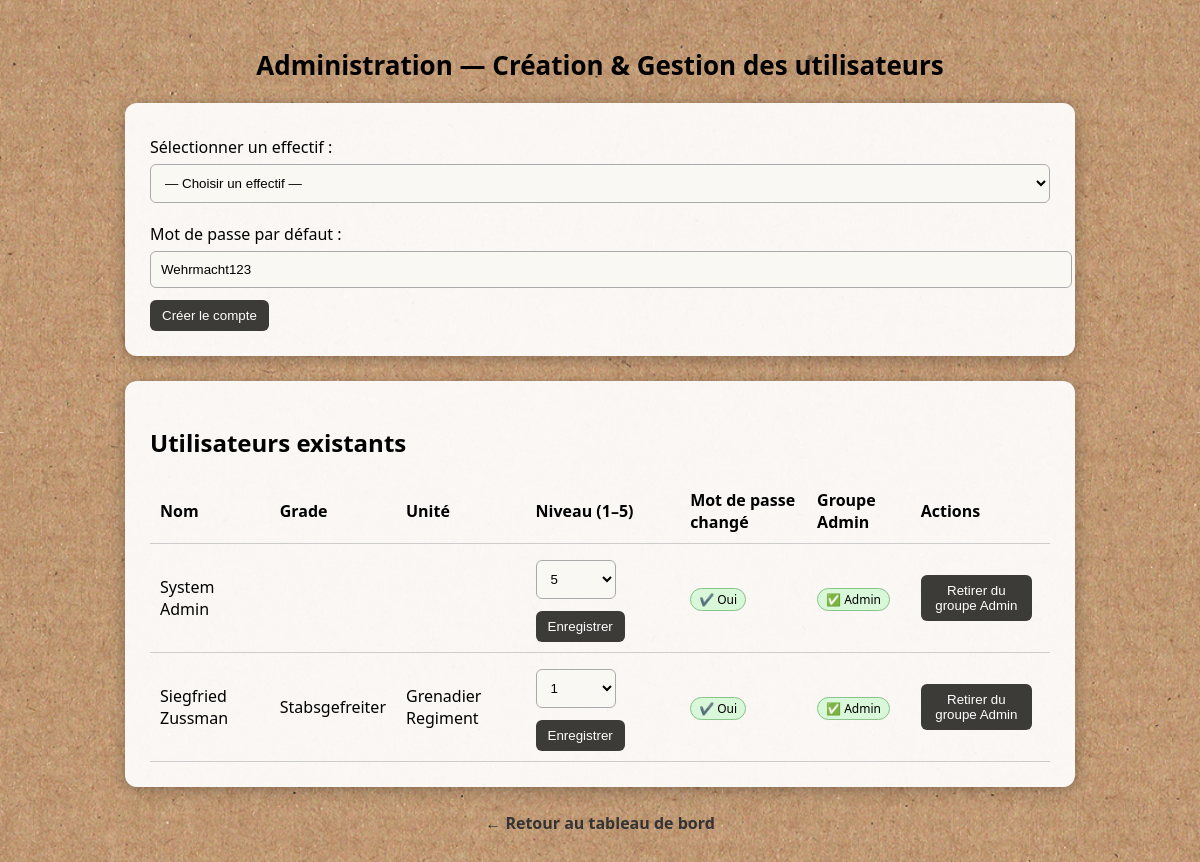
The page /legacy/admin/users.php (signed in) on the database as committed earlier.
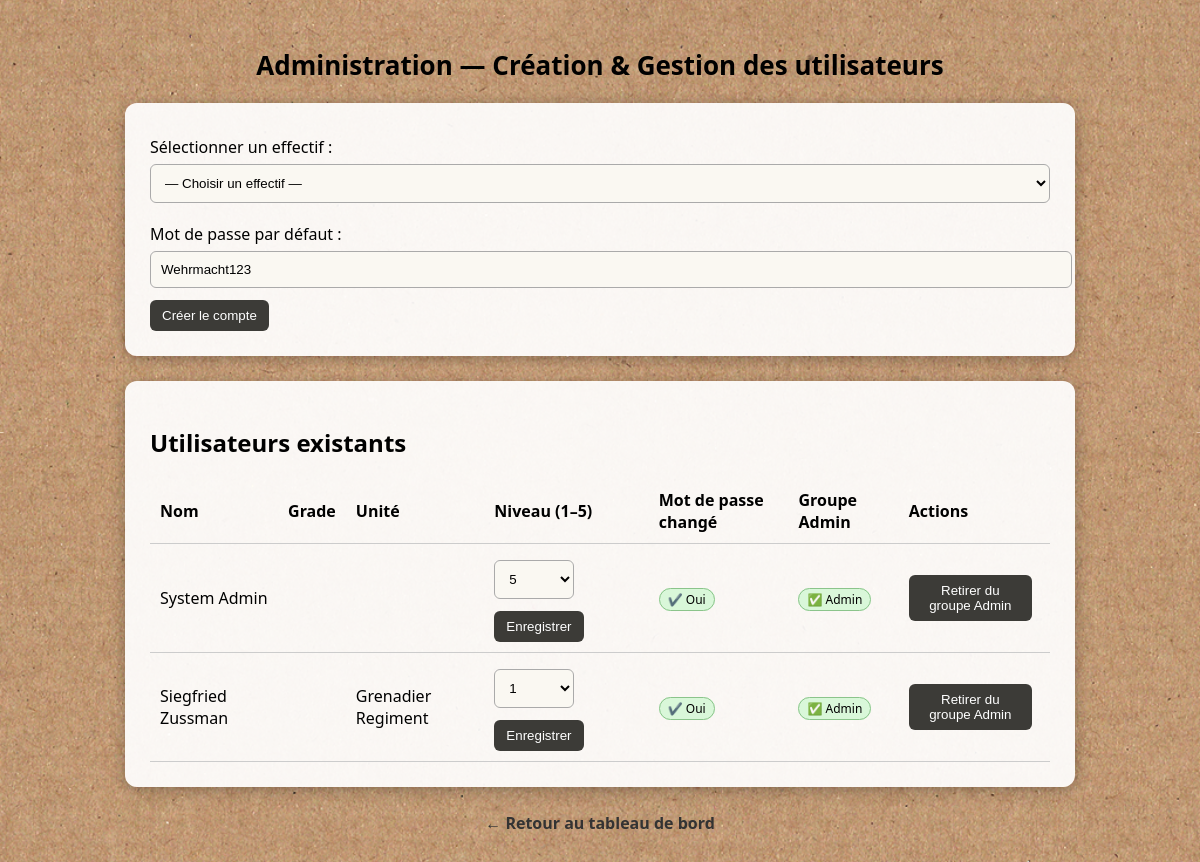
The same page on the database as committed later.
### tables this page shows
CREATE TABLE `users` (
  `id` int NOT NULL AUTO_INCREMENT,
  `nom` varchar(100) NOT NULL,
  `prenom` varchar(100) NOT NULL,
  `username` varchar(100) DEFAULT NULL,
  `password_hash` varchar(255) NOT NULL,
  `unite_id` int DEFAULT NULL,
  `grade_id` int DEFAULT NULL,
  `effectif_id` int DEFAULT NULL,
  `role_level` tinyint DEFAULT '1',
  `must_change_password` tinyint DEFAULT '1',
  `active` tinyint DEFAULT '1',
  `derniere_connexion` datetime DEFAULT NULL,
  `created_at` timestamp NULL DEFAULT CURRENT_TIMESTAMP,
  `updated_at` timestamp NULL DEFAULT CURRENT_TIMESTAMP ON UPDATE CURRENT_TIMESTAMP,
  PRIMARY KEY (`id`),
  UNIQUE KEY `username` (`username`),
  KEY `unite_id` (`unite_id`),
  KEY `grade_id` (`grade_id`),
  KEY `effectif_id` (`effectif_id`),
  CONSTRAINT `users_ibfk_1` FOREIGN KEY (`unite_id`) REFERENCES `unites` (`id`) ON DELETE SET NULL,
  CONSTRAINT `users_ibfk_2` FOREIGN KEY (`grade_id`) REFERENCES `grades` (`id`) ON DELETE SET NULL,
  CONSTRAINT `users_ibfk_3` FOREIGN KEY (`effectif_id`) REFERENCES `effectifs` (`id`) ON DELETE SET NULL
);

CREATE TABLE `grades` (
  `id` int NOT NULL AUTO_INCREMENT,
  `unite_id` int NOT NULL,
  `nom_complet` varchar(255) NOT NULL,
  `rang` int DEFAULT '0',
  `categorie` enum('Officier','Sous-officier','Militaire du rang') DEFAULT NULL,
  `created_at` timestamp NULL DEFAULT CURRENT_TIMESTAMP,
  PRIMARY KEY (`id`),
  KEY `unite_id` (`unite_id`),
  CONSTRAINT `grades_ibfk_1` FOREIGN KEY (`unite_id`) REFERENCES `unites` (`id`) ON DELETE CASCADE
);

CREATE TABLE `unites` (
  `id` int NOT NULL AUTO_INCREMENT,
  `code` varchar(20) NOT NULL,
  `nom` varchar(255) NOT NULL,
  `couleur` varchar(20) DEFAULT '#dcdcdc',
  `created_at` timestamp NULL DEFAULT CURRENT_TIMESTAMP,
  PRIMARY KEY (`id`)
);

### legacy/admin/users.php (the view, shortened to what this page needs)
<?php
require_once __DIR__ . '/../includes/db.php';
function getAdminGroupId(PDO $pdo): ?int {
    $stmt = $pdo->query("SELECT id FROM `groups` WHERE name = 'Administration' LIMIT 1");
    $gid = $stmt->fetchColumn();
    return $gid ? (int)$gid : null;
}
function isUserInAdmin(PDO $pdo, int $uid, int $gid): bool {
    $q = $pdo->prepare("SELECT 1 FROM user_groups WHERE user_id = ? AND group_id = ? LIMIT 1");
    $q->execute([$uid, $gid]);
    return (bool)$q->fetchColumn();
}
$users = $pdo->query("
    SELECT us.id, us.nom, us.prenom, us.role_level, us.must_change_password,
           g.nom_complet AS grade_nom, u.nom AS unite_nom
    FROM users us
    LEFT JOIN grades g ON us.grade_id = g.id
    LEFT JOIN unites u ON us.unite_id = u.id
    ORDER BY us.role_level DESC, us.nom ASC, us.prenom ASC
")->fetchAll(PDO::FETCH_ASSOC);
$ADMIN_GID = getAdminGroupId($pdo);
?>
<!doctype html>
<html lang="fr">
<head>
</head>
<body>
<h1>Administration — Création & Gestion des utilisateurs</h1>
<div class="form-box">
  <form method="post">
    <label>Sélectionner un effectif :</label>
    <select name="effectif_id" required>
      <option value="">— Choisir un effectif —</option>
    </select>
    <label>Mot de passe par défaut :</label>
    <input type="text" name="password" value="Wehrmacht123">
    <button type="submit">Créer le compte</button>
  </form>
</div>
<div class="list-box">
  <h2>Utilisateurs existants</h2>
  <table>
    <tr>
      <th>Nom</th>
      <th>Grade</th>
      <th>Unité</th>
      <th>Niveau (1–5)</th>
      <th>Mot de passe changé</th>
      <th>Groupe Admin</th>
      <th>Actions</th>
    </tr>
    <?php foreach ($users as $u): ?>
      <?php
        $in_admin = ($ADMIN_GID !== null) ? isUserInAdmin($pdo, (int)$u['id'], $ADMIN_GID) : false;
      ?>
      <tr>
        <td><?= htmlspecialchars($u['prenom'].' '.$u['nom']) ?></td>
        <td><?= htmlspecialchars($u['grade_nom'] ?? '') ?></td>
        <td><?= htmlspecialchars($u['unite_nom'] ?? '') ?></td>
        <td>
          <form method="post" class="inline">
            <select name="role_level" class="role-select">
              <?php for ($i=1; $i<=5; $i++): ?>
                <option value="<?= $i ?>" <?= ($u['role_level']==$i?'selected':'') ?>><?= $i ?></option>
              <?php endfor; ?>
            </select>
            <button type="submit" name="update_role">Enregistrer</button>
          </form>
        </td>
        <td>
          <?php if ((int)$u['must_change_password'] === 0): ?>
            <span class="badge badge-ok">✔️ Oui</span>
          <?php else: ?>
            <span class="badge badge-no">❌ Non</span>
          <?php endif; ?>
        </td>
        <td>
          <?php if ($in_admin): ?>
            <span class="badge badge-ok">✅ Admin</span>
          <?php else: ?>
            <span class="badge badge-no">—</span>
          <?php endif; ?>
        </td>
        <td>
          <?php if ($in_admin): ?>
            <form method="post" class="inline">
              <button type="submit" name="remove_admin">Retirer du groupe Admin</button>
            </form>
          <?php endif; ?>
        </td>
      </tr>
    <?php endforeach; ?>
  </table>
</div>
<a href="../dashboard.php" class="back">← Retour au tableau de bord</a>
</body>
</html>

Rows that differ between the two databases and show on the page:
changed users "Siegfried Zussman": grade.nom_complet "Stabsgefreiter" → (not shown)
